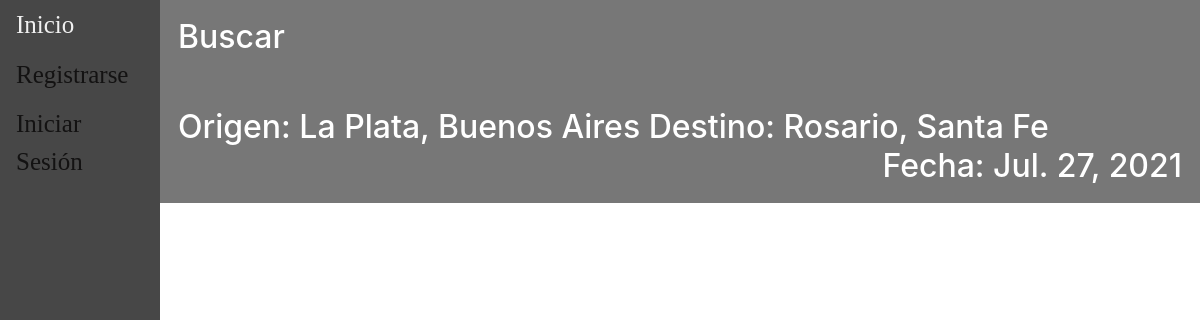
The page / on the database its author committed.
### main/models.py (models this page shows, shortened)
class Viaje(models.Model):
    descripcion = models.CharField(max_length=100)
    fecha = models.DateField(validators=[MinValueValidator(datetime.date.today())])
    hora = models.TimeField(default=None)
    ruta =  models.ForeignKey(Ruta, default=None, on_delete=models.CASCADE)
    chofer = models.ForeignKey(Chofer, default=None, on_delete=models.CASCADE)
    combi =  models.ForeignKey(Combi, default=None, on_delete=models.CASCADE)
    precio = models.DecimalField(default=None, max_digits=10, decimal_places=2, validators=[MinValueValidator(0)])
    insumo = models.ManyToManyField(Insumo,blank=True)
    pasajeros = models.ManyToManyField(Pasajero, blank=True)
    estado = models.CharField(choices={('reservado','Reservado'),('viajando','Viajando'),('finalizado','Finalizado'),('cancelado','Cancelado')},max_length=12,default='reservado')
    class Meta:
        unique_together = ('chofer', 'fecha','hora', 'ruta',)

class Ruta(models.Model):
    origen = models.ForeignKey(Lugar, default=None, on_delete=models.CASCADE, related_name='origen')
    destino = models.ForeignKey(Lugar, default=None, on_delete=models.CASCADE, related_name='destino')
    class Meta:
        unique_together = ('origen', 'destino')
    def __str__(self):
        return str(self.origen)+" - "+str(self.destino)

class Lugar(models.Model):
    localidad = models.CharField(max_length=150)
    provincia = models.CharField(max_length=100)
    class Meta:
        unique_together = ('localidad', 'provincia',)
    def __str__(self):
        return (self.localidad+", "+self.provincia)

### main/views.py (the view)
# urls.py: 2. Add a URL to urlpatterns:  path('', views.home, name='home')
def home(request):
	viajes = Viaje.objects.filter(combi__capacidad__gt=0,estado='reservado')
	filter = ProductFilter(request.GET, queryset = viajes)
	if request is not None:
		viajes = filter.qs
	return render(request, "main/home.html", {"listaViaje":viajes, 'filter' : filter})

### main/templates/main/home.html (shortened to what this page needs)
{% extends 'main/base.html' %}
{% load mathfilters %}
{% block content %}
        <button type="button"  class="viajeCollapse">
          <h2><p style="text-align:left"> Buscar </p></h2>
        </button>
        {%for viaje in listaViaje %}
            <button type="button"  class="viajeCollapse">
                <h2><p style="text-align:left"> Origen: {{viaje.ruta.origen}} Destino: {{viaje.ruta.destino}}
                  <span style="float:right">Fecha: {{viaje.fecha}}</span></p></h2>
            </button>
        {% empty %}
          <p>No se encontro ningun viaje.</p>
        {% endfor %}
{% endblock content %}

### main/templates/main/home.html (style rules this page uses)
.viajeCollapse { background-color: #777; color: white; cursor: pointer; padding: 18px; width: 100%; border: none; text-align: left; outline: none; font-size: 15px; }

### rows shown on the page
Viaje: ruta.origen "La Plata, Buenos Aires", ruta.destino "Rosario, Santa Fe", fecha "Jul. 27, 2021"
